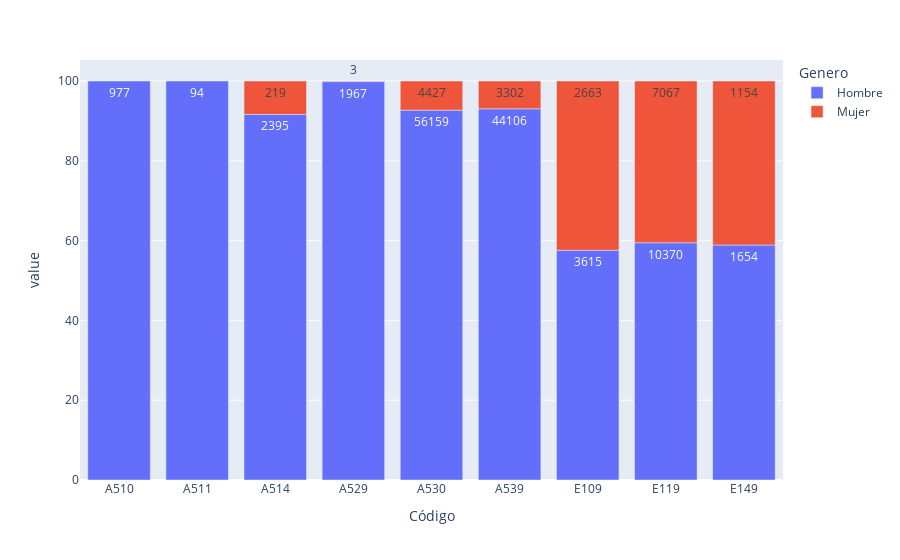

Notebook cell for this chart:
### Code cell
var_of_interest = 'Genero'

df_analysis = merged[['Nombre', 'Código', var_of_interest]].value_counts().to_frame('Count')
df_analysis['Percentage'] = (df_analysis.Count / sum(df_analysis.Count) * 100).round(2)
df_analysis.sort_values(['Código', 'Count'], ascending=False)

df_analysis = df_analysis.reset_index()
df_analysis['Percentage'] = df_analysis.apply(lambda row: percentage_for_code(df_analysis, row), axis=1)
df_analysis = df_analysis.sort_values(['Código'])

fig = px.bar(
    df_analysis,
    x='Código',
    y=['Percentage'],
    color=var_of_interest,
    # text=df_analysis['Percentage'].apply(lambda x: '{0:1.2f}%'.format(x)),
    text=df_analysis['Count'],
    )
# fig.update_layout(height=400, width=800)
# fig.update_layout(xaxis={'categoryorder':'total descending'})
fig.show()

### Figure 1 — Plotly figure (JSON) as saved in the notebook; plotly's stock layout.template omitted (floating-point values rounded to 4 significant figures)
{"data": [{"alignmentgroup": "True", "hovertemplate": "Genero=Hombre<br>Código=%{x}<br>value=%{y}<br>Count=%{text}<extra></extra>", "legendgroup": "Hombre", "marker": {"color": "#636efa", "pattern": {"shape": ""}}, "name": "Hombre", "offsetgroup": "Hombre", "orientation": "v", "showlegend": true, "text": [977, 94, 2395, 1967, 56159, 44106, 3615, 10370, 1654], "textposition": "auto", "type": "bar", "x": ["A510", "A511", "A514", "A529", "A530", "A539", "E109", "E119", "E149"], "xaxis": "x", "y": [100, 100, 91.62, 99.85, 92.69, 93.03, 57.58, 59.47, 58.9], "yaxis": "y"}, {"alignmentgroup": "True", "hovertemplate": "Genero=Mujer<br>Código=%{x}<br>value=%{y}<br>Count=%{text}<extra></extra>", "legendgroup": "Mujer", "marker": {"color": "#EF553B", "pattern": {"shape": ""}}, "name": "Mujer", "offsetgroup": "Mujer", "orientation": "v", "showlegend": true, "text": [219, 3, 4427, 3302, 2663, 7067, 1154], "textposition": "auto", "type": "bar", "x": ["A514", "A529", "A530", "A539", "E109", "E119", "E149"], "xaxis": "x", "y": [8.38, 0.15, 7.31, 6.97, 42.42, 40.53, 41.1], "yaxis": "y"}], "layout": {"barmode": "relative", "legend": {"title": {"text": "Genero"}, "tracegroupgap": 0}, "margin": {"t": 60}, "xaxis": {"anchor": "y", "domain": [0, 1], "title": {"text": "Código"}}, "yaxis": {"anchor": "x", "domain": [0, 1], "title": {"text": "value"}}}}
